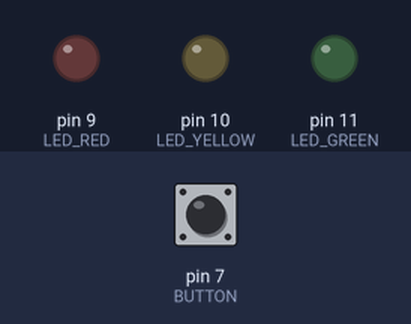
Recording of a sketch running on a simulated Arduino Uno, built with avr-gcc and run on an emulated ATmega328P. Parts: output pins drawn as LEDs (lit = HIGH). Inputs (shaded band) come from the test bench; at power-on: pin 7 (BUTTON) LOW.

Above: at 1.2 s.
1.3 s: pin 7 (BUTTON) pulled HIGH for 0.15 s
At 2.1 s:
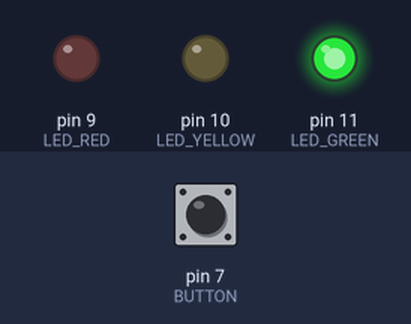
4.4 s: pin 7 (BUTTON) pulled HIGH for 1 s
At 6.2 s:
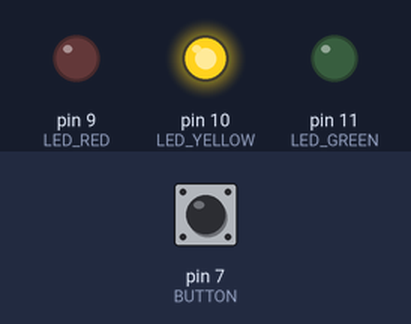
8.4 s: pin 7 (BUTTON) pulled HIGH for 3.2 s
At 11.2 s:
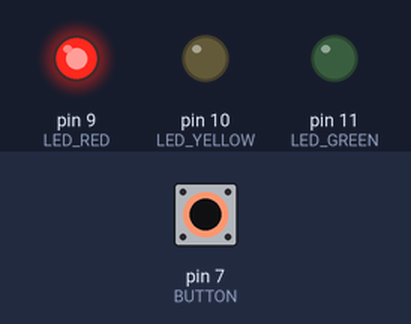
Timing chart, 0 to 15.9 s (numbered marks = the images above; inputs shaded):
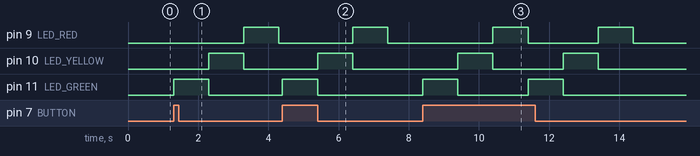

The sketch:

traffic-light.ino
```cpp
// Blink green/yellow/red LED while the button is pressed

const int LED_GREEN  = 11;   // the pin for the green LED
const int LED_YELLOW = 10;   // the pin for the yellow LED
const int LED_RED    =  9;   // the pin for the red LED
const int BUTTON     =  7;   // the input pin where the pushbutton is connected

const int TRANSITION_MS = 1000;

int val = 0; // val will be used to store the state of the input pin

void setup() {
  pinMode(LED_GREEN, OUTPUT); // tell Arduino LED is an output
  pinMode(LED_YELLOW, OUTPUT); // tell Arduino LED is an output
  pinMode(LED_RED, OUTPUT); // tell Arduino LED is an output
  pinMode(BUTTON, INPUT); // and BUTTON is an input
}

void loop(){
  val = digitalRead(BUTTON); // read input value and store it

  // check whether the input is HIGH (button pressed)
  if (val == HIGH) {
    digitalWrite(LED_GREEN, HIGH); // turn green LED ON
    digitalWrite(LED_YELLOW, LOW);
    digitalWrite(LED_RED, LOW);
    delay(TRANSITION_MS);
    digitalWrite(LED_GREEN, LOW); // turn green LED off
    digitalWrite(LED_YELLOW, HIGH);
    delay(TRANSITION_MS);
    digitalWrite(LED_YELLOW, LOW);
    digitalWrite(LED_RED, HIGH);
    delay(TRANSITION_MS);
    digitalWrite(LED_RED,LOW);
  }
  else {
    digitalWrite(LED_GREEN, LOW);
    digitalWrite(LED_YELLOW, LOW);
    digitalWrite(LED_RED, LOW);
  }
}

// EOF
```

Measured:
- after the input at 1.3 s, pin 9 (LED_RED): LOW → HIGH after 2.0 s, → LOW 1.0 s later; pin 10 (LED_YELLOW): LOW → HIGH after 1.0 s, → LOW 1.0 s later; pin 11 (LED_GREEN): LOW → HIGH at once, → LOW 1.0 s later
- after the input at 4.4 s, pin 9 (LED_RED): LOW → HIGH after 2.0 s, → LOW 1.0 s later; pin 10 (LED_YELLOW): LOW → HIGH after 1.0 s, → LOW 1.0 s later; pin 11 (LED_GREEN): LOW → HIGH at once, → LOW 1.0 s later
- after the input at 8.4 s, pin 9 (LED_RED): alternates HIGH for 1.0 s and LOW for 2.0 s, 4 changes in all, then stays LOW, starting after 2.0 s; pin 10 (LED_YELLOW): alternates HIGH for 1.0 s and LOW for 2.0 s, 4 changes in all, then stays LOW, starting after 1.0 s
